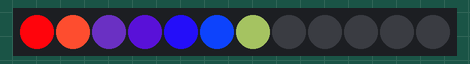
Simulated run of this sketch. Board: Arduino Uno, built with avr-gcc and run on an emulated ATmega328P. Parts: 12 RGB LEDs in strip order, left to right.

Above: at 0.05 s.
At 0.45 s:
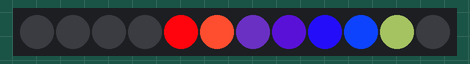
At 0.85 s:
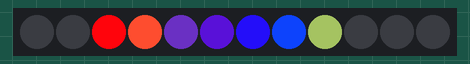
At 1.21 s:
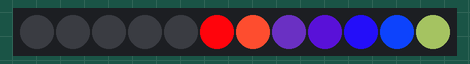
At 1.66 s:
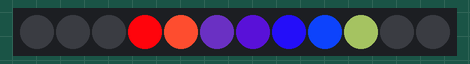

Measured:
- by itself, everything shown: repeats every 1.3 s, in 12 steps

The sketch:

glorious_albar1.ino
```cpp
#include <Adafruit_NeoPixel.h>

// Pin where NeoPixel data input is connected
#define PIN            5    // Pin 5 on Arduino for NeoPixel data
// Number of LEDs in the NeoPixel ring
#define NUMPIXELS      12   // Set the correct number for your NeoPixel ring
int sum = 0;
// Initialize the NeoPixel object
Adafruit_NeoPixel strip(NUMPIXELS, PIN, NEO_GRB + NEO_KHZ800);

void setup() {
  // Initialize the NeoPixel ring
  strip.begin();
  strip.show();  // Ensure all LEDs are turned off initially
}

void loop() {
  circulatingEffect();  // Call the circulating LED effect
  delay(100);  // Delay to control speed of effect
}

// Function to create circulating LEDs effect
void circulatingEffect() {
  // Turn off all pixels first
  for (int i = 0; i < strip.numPixels(); i++) {
    strip.setPixelColor(i, strip.Color(0, 0, 0));  // Set all LEDs to off
  }

  // Create a circulating effect by lighting up each pixel one by one
  for (int i = 0; i < strip.numPixels(); i++) { //if want to start f4rom left --
    if (sum>5)
      sum = 0;
    // Light up the current LED (red color in this case)
    strip.setPixelColor(sum, strip.Color(255, 4, 12));
    strip.setPixelColor(sum+1, strip.Color(250, 76, 46));
    strip.setPixelColor(sum+2, strip.Color(49, 22, 90));
    strip.setPixelColor(sum+3, strip.Color(57, 11, 138));
    strip.setPixelColor(sum+4, strip.Color(34, 13, 235));
    strip.setPixelColor(sum+5, strip.Color(13, 65, 245));
    strip.setPixelColor(sum+6, strip.Color(76, 90, 45));


    strip.show();  // Update the NeoPixel ring
    delay(100);  // Delay to control speed of movement

    // Turn off the LED after the delay
    strip.setPixelColor(sum, strip.Color(0, 0, 0));  // Set it to off
    strip.setPixelColor(sum+1, strip.Color(0, 0, 0));  // Set it to off
    strip.setPixelColor(sum+2, strip.Color(0, 0, 0));  // Set it to off
    strip.setPixelColor(sum+3, strip.Color(0, 0, 0));  // Set it to off
    strip.setPixelColor(sum+4, strip.Color(0, 0, 0));  // Set it to off
    strip.setPixelColor(sum+5, strip.Color(0, 0, 0));  // Set it to off
    strip.setPixelColor(sum+6, strip.Color(0, 0, 0));  // Set it to off

    sum++;

  }
}
```
